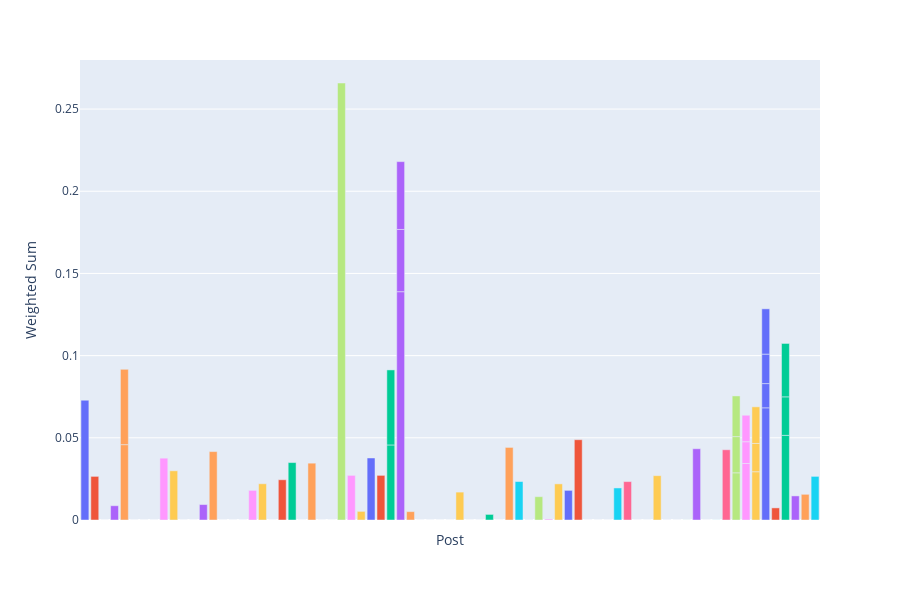

The notebook cell saved with this chart:
### Markdown cell above
##### Visualizing weighted values:

### Code cell
# Todo: make chart interactive by giving ability to toggle between min-max and log scaled values

fig = px.bar(
    li_update_engagement_df[['update_title', 'weighted_sum']],
    x='update_title',
    y='weighted_sum',
    color='update_title',
    labels={'update_title': 'Post', 'weighted_sum': 'Weighted Sum'}
)

fig.update_layout({
    'height':600,
    'showlegend': False
})

fig.update_xaxes({
    'showticklabels': False
})

fig.show()
